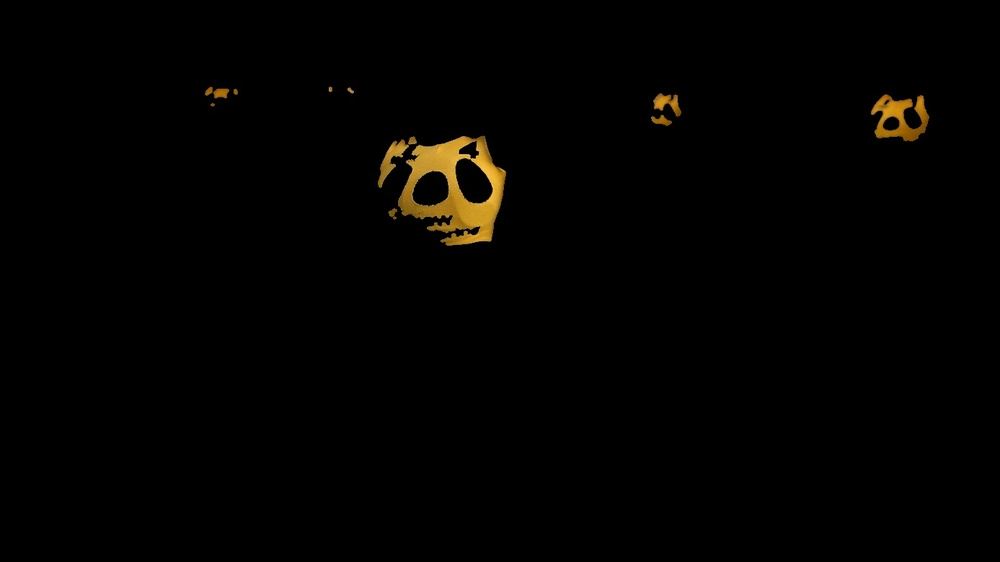
//> input picture Lab5/task3/Orange_Image.jpg, 1000 x 562 px, shrunk from 1387 x 780 before the run
$ ./task1 ../../Lab5/task3/Orange_Image.jpg ../../Lab5/task3/robocup.jpg   (built with g++ and OpenCV 4)
//> lines starting //> are read from the running program, lines starting //| are printed output that depends on the picture
#include <opencv2/highgui.hpp>
#include <opencv2/imgproc.hpp>
#include <opencv2/opencv.hpp>
#include <opencv2/features2d.hpp>
#include <opencv2/calib3d.hpp>
#include <opencv2/flann.hpp>
#include <iostream>
#include <vector>

using namespace cv;
using namespace std;


void sift_and_brForce(Mat img1 , Mat img2){
    cvtColor(img1 , img1 , COLOR_BGR2GRAY);
    cvtColor(img2 , img2 , COLOR_BGR2GRAY);
    Ptr<SIFT> sift = SIFT::create();

    // find the keypoints and descriptors with SIFT
    vector<KeyPoint> kp1, kp2;
    Mat des1, des2;
    sift->detectAndCompute(img1, Mat(), kp1, des1);
    sift->detectAndCompute(img2, Mat(), kp2, des2);

    // BFMatcher with default params
    BFMatcher bf(NORM_L2, false);
    vector<vector<DMatch>> matches;
    bf.knnMatch(des1, des2, matches, 2);

    // Apply ratio test
    vector<vector<DMatch>> good_matches;
    for (size_t i = 0; i < matches.size(); i++)
    {
        if (matches[i][0].distance < 0.75 * matches[i][1].distance)
        {
            good_matches.push_back(matches[i]);
        }
    }


    double match_ratio = (double)good_matches.size() / (double)matches.size();

    if(match_ratio > 0.10){
        cout<< "The two images have similar content." << endl;
    }else if(match_ratio > 0.02){
        cout << "the two images have similar content processed by some strong transformation" << endl;
    }else{
        cout << "Images have different content" << endl;
    }
    // cv.drawMatchesKnn expects list of lists as matches.
    Mat img3;
    drawMatches(img1, kp1, img2, kp2, good_matches, img3, Scalar::all(-1), Scalar::all(-1), vector<vector<char>>(), DrawMatchesFlags::NOT_DRAW_SINGLE_POINTS);

    // Show image
    imshow("Matches", img3);
}

void tt_br(Mat img1 , Mat img2){
    cvtColor(img1, img1, COLOR_BGR2GRAY);
    cvtColor(img2, img2, COLOR_BGR2GRAY);

    Ptr<ORB> orb = ORB::create();

    // find the keypoints and descriptors with ORB
    vector<KeyPoint> kp1, kp2;
    Mat des1, des2;
    orb->detectAndCompute(img1, Mat(), kp1, des1);
    orb->detectAndCompute(img2, Mat(), kp2, des2);

    // create BFMatcher object
    BFMatcher matcher(NORM_HAMMING, true);

    // Match descriptors.
    vector<DMatch> matches;
    matcher.match(des1, des2, matches);

    // Sort them in the order of their distance.
    sort(matches.begin(), matches.end(), [](const DMatch& a, const DMatch& b) { return a.distance < b.distance; });

    // Calculate average distance of top 10 matches
    double avgDist = 0.0;
    int numMatches = 10;
    for (int i = 0; i < numMatches; i++) {
        avgDist += matches[i].distance;
    }
    avgDist /= numMatches;


    // Determine if images have similar or different content
    if (avgDist < 40.0) {
        cout << "Images have similar content" << endl;
    }else if (avgDist < 50.0){
        cout << "the two images have similar content processed by some strong transformation" << endl;
    }else {
        cout << "Images have different content" << endl;
    }

    // Draw first 10 matches.
    Mat img3;
    drawMatches(img1, kp1, img2, kp2, matches, img3, Scalar::all(-1), Scalar::all(-1), vector<char>(), DrawMatchesFlags::NOT_DRAW_SINGLE_POINTS);

    // Show image
    imshow("Matches", img3);
    waitKey(0);
}

void sift(Mat img1 , Mat img2){
    cvtColor(img1, img1, COLOR_BGR2GRAY);
    cvtColor(img2, img2, COLOR_BGR2GRAY);

    Ptr<Feature2D> sift = SIFT::create();

    // Detect keypoints and compute descriptors for both images
    vector<KeyPoint> keypoints1, keypoints2;
    Mat descriptors1, descriptors2;
    sift->detectAndCompute(img1, noArray(), keypoints1, descriptors1);
    sift->detectAndCompute(img2, noArray(), keypoints2, descriptors2);

    // Match descriptors using FLANN matcher
    Ptr<DescriptorMatcher> matcher = FlannBasedMatcher::create();
    vector<DMatch> matches;
    matcher->match(descriptors1, descriptors2, matches);

    // Calculate the maximum and minimum distances between keypoints
    double max_dist = 0;
    double min_dist = 100;
    for (int i = 0; i < descriptors1.rows; i++) {
        double dist = matches[i].distance;
        if (dist < min_dist) min_dist = dist;
        if (dist > max_dist) max_dist = dist;
    }

    // Filter matches based on distance threshold
    std::vector<DMatch> good_matches;
    for (int i = 0; i < descriptors1.rows; i++) {
        if (matches[i].distance <= 2 * min_dist) {
            good_matches.push_back(matches[i]);
        }
    }

    // Compute similarity score
    double sim_score = (double)good_matches.size() / (double)descriptors1.rows;

    // Compare similarity score with threshold
    double threshold = 0.3; // Set threshold value here
    if (sim_score >= threshold) {
        cout << "Images are similar" << endl;
    } else {
        cout << "Images are not similar" << endl;
    }


}

int main(int argc, char **argv)
{
    try {
    if (argc < 3) {
        throw invalid_argument("Please provide an image filename as a command-line argument.");
    }

    Mat img1 = cv::imread(argv[1]);
//> img1 is the input picture: 562 rows x 1000 cols, CV_8UC3; mean B, G, R 0.6, 2, 2.8
    Mat img2 = cv::imread(argv[2]);
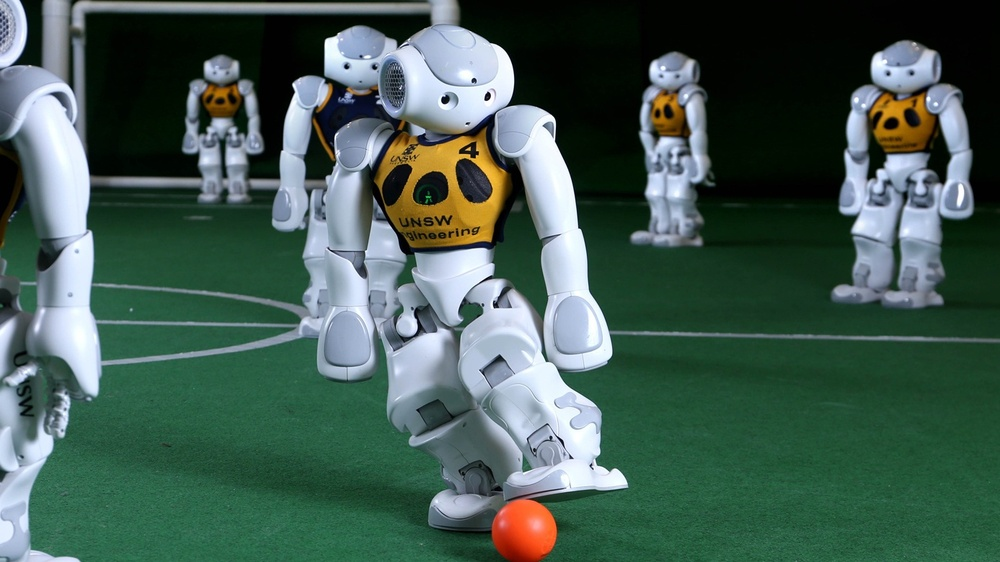
//> input picture Lab5/task3/robocup.jpg, 1000 x 562 px, shrunk from 1387 x 780 before the run
//> img2 is the input picture: 562 rows x 1000 cols, CV_8UC3; mean B, G, R 82.6, 92.1, 67.9

    if (img1.empty() || img2.empty()) {
        throw runtime_error("Error: Could not read image file " + string(argv[1]));
    }

    cout<< "the result of sift :" << endl;
    sift(img1 , img2);
//> in sift, `cvtColor(img2, img2, COLOR_BGR2GRAY);`:
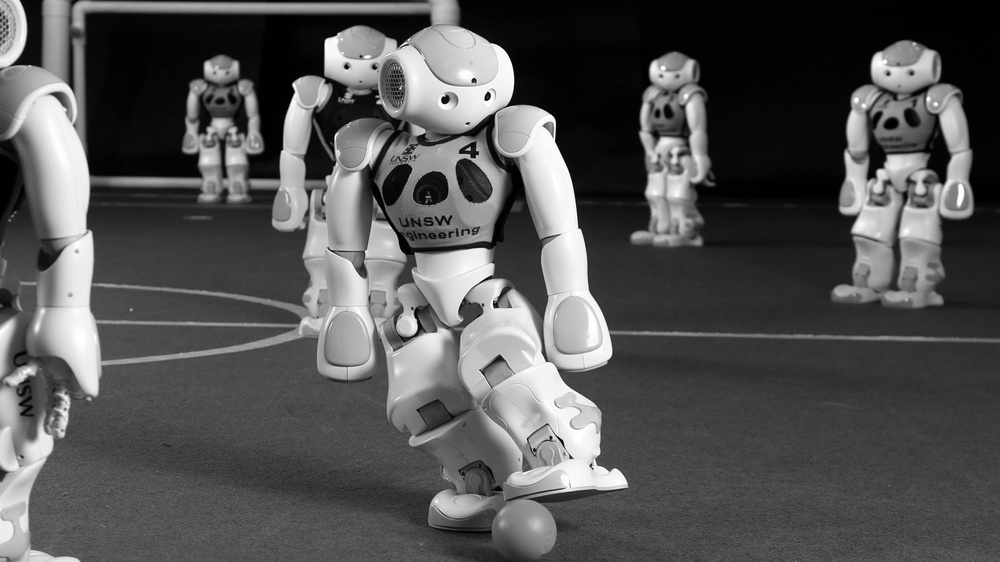
//> img2: 562 rows x 1000 cols, CV_8UC1; min 0, max 255, mean 83.8
//> in sift, `sift->detectAndCompute(img1, noArray(), keypoints1, descriptors1);`: keypoints1 = 207 keypoints; strongest (x, y, size): (467, 156, 3.7), (475, 231, 5.3), (495, 177, 12.9), (330, 89, 2.9)
//> in sift, `sift->detectAndCompute(img2, noArray(), keypoints2, descriptors2);`: keypoints2 = 1361 keypoints; strongest (x, y, size): (445, 100, 5.3), (474, 80, 3.2), (346, 66, 3.7), (496, 305, 4.1)
//> in sift, `matcher->match(descriptors1, descriptors2, matches);`: matches = 207 matches
//> the loop in sift, `for (int i = 0; i < descriptors1.rows; i++)` made 207 passes
//> (dist, max_dist) on passes 1, 24, 35, 45, 118, 132: (372, 372), (372.2, 372.2), (390.2, 390.2), (392.5, 392.5), (415.9, 415.9), (440.8, 440.8)
//> (dist, min_dist) on passes 14 to 15: (66.96, 66.96), (59.16, 59.16)
//> after the loop in sift, `for (int i = 0; i < descriptors1.rows; i++)`: min_dist = 59.16; max_dist = 440.8
//> in sift, `double sim_score = (double)good_matches.size() / (double)descriptors1...`: sim_score = 0.0821

    cout<<"result of using sift and brForce " << endl;
    sift_and_brForce(img1 , img2);
//> in sift_and_brForce, `sift->detectAndCompute(img1, Mat(), kp1, des1);`: kp1 has the same summary as keypoints1 in sift
//> in sift_and_brForce, `sift->detectAndCompute(img2, Mat(), kp2, des2);`: kp2 has the same summary as keypoints2 in sift
//> in sift_and_brForce, `bf.knnMatch(des1, des2, matches, 2);`: matches = 207 matches
//> in sift_and_brForce, `double match_ratio = (double)good_matches.size() / (double)matches.siz..`: match_ratio = 0.0966
//> in sift_and_brForce, `drawMatches(img1, kp1, img2, kp2, good_matches, img3, Scalar::all(-1),..`:
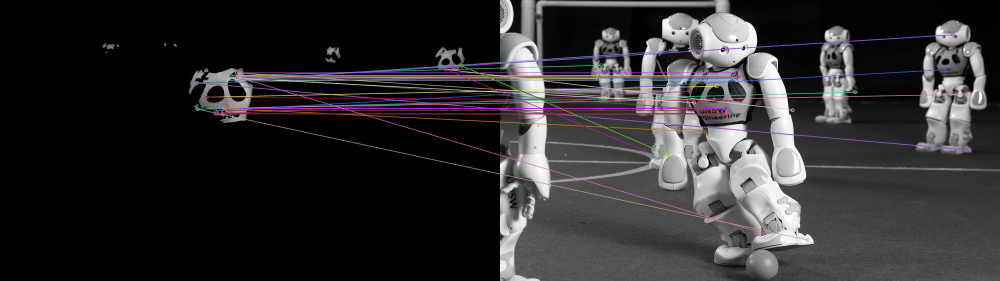
//> img3: 562 rows x 2000 cols, CV_8UC3 (shown at 1/2 size); mean B, G, R 46.5, 45.3, 46.7

    cout<<"result of using orb and brForce " << endl;
    tt_br(img1 , img2);
//> in tt_br, `orb->detectAndCompute(img1, Mat(), kp1, des1);`: kp1 = 500 keypoints; strongest (x, y, size): (473, 157, 31), (473, 160, 31), (477, 153, 31), (473, 156, 37.2)
//> in tt_br, `orb->detectAndCompute(img2, Mat(), kp2, des2);`: kp2 = 500 keypoints; strongest (x, y, size): (488, 93, 31), (473, 79, 31), (487, 94, 37.2), (485, 98, 44.6)
//> in tt_br, `matcher.match(des1, des2, matches);`: matches = 103 matches
//> the loop in tt_br, `for (int i = 0; i < numMatches; i++)` made 10 passes
//> avgDist on passes 1 to 10: 17, 38, 61, 86, 111, 139, 168, 197, 231, 265
//> after the loop in tt_br, `for (int i = 0; i < numMatches; i++)`: avgDist = 265
//> in tt_br, `avgDist /= numMatches;`: avgDist = 26.5
//> in tt_br, `drawMatches(img1, kp1, img2, kp2, matches, img3, Scalar::all(-1), Scal..`:
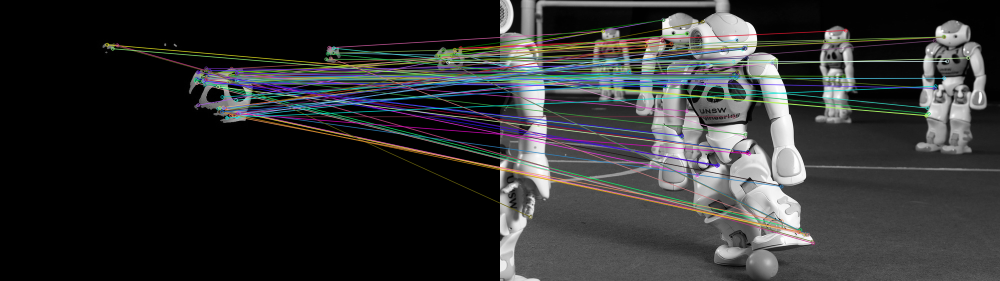
//> img3: 562 rows x 2000 cols, CV_8UC3 (shown at 1/2 size); mean B, G, R 49.9, 49.7, 48.8


    waitKey(0);

    }
    catch (const exception& e) {
        cout << e.what() << endl;
        return 1;
    }

    return 0;
}
